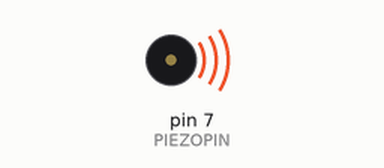
Simulated run of this sketch. Board: Arduino Uno, built with avr-gcc and run on an emulated ATmega328P. Shown: buzzer (waves = sounding).

Above: at 0.1 s.
At 1.1 s:
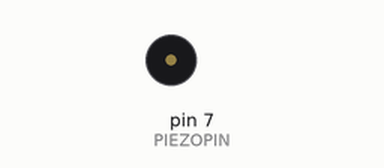
Timing chart, 0 to 2.6 s (numbered marks = the images above):
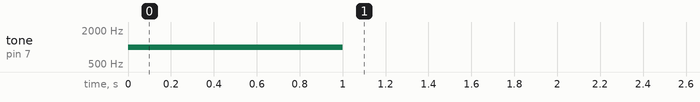

Measured:
- by itself, tone on pin 7 (PIEZOPIN): silent → 1000 Hz at 0.00 s, → silent 1.0 s later

The sketch:

ToneSketch.ino
```cpp
#define PIEZOPIN 7
#define SPEAKERPIN 8

int soundPin = PIEZOPIN;

void setup() {
  tone(soundPin, 1000, 1000);
}

void loop() {

}
```
